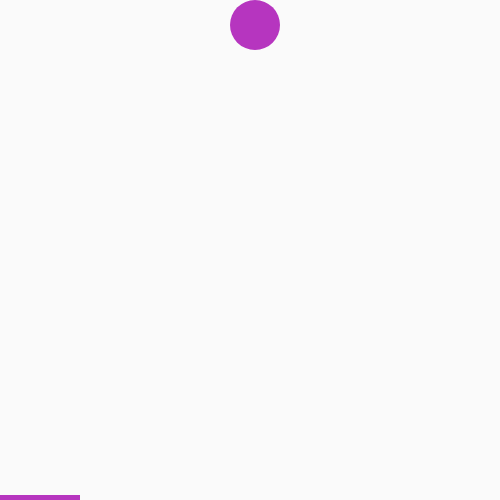
Frame 1 (no input)
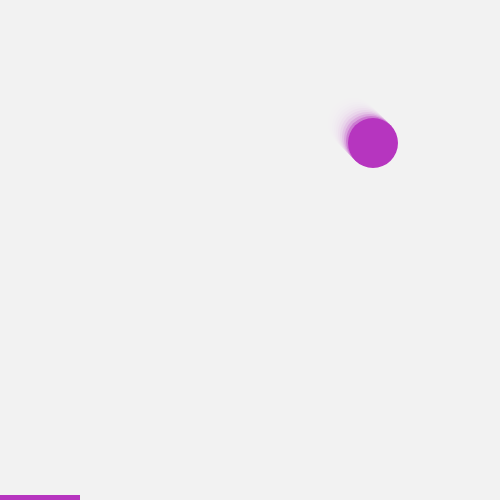
Frame 60 (no input)
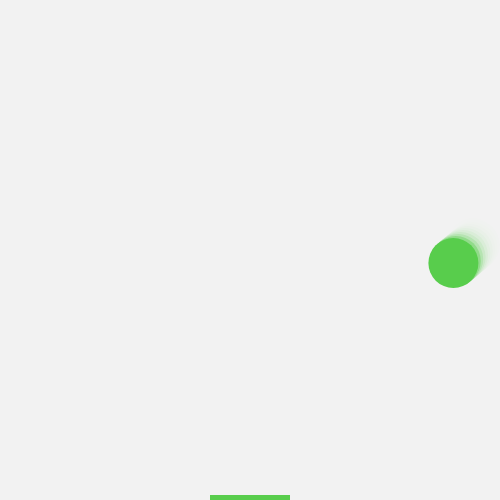
Frame 120 (the mouse pressed at the canvas centre since frame 60)

The p5.js sketch that drew these frames (run headless with seeded random() and noise() and a simulated clock; from frame 60 on, the mouse is pressed at the canvas centre):

// p5.js sketch
// ── sketch.js
//This is a simple one ball bousing program
//Following are the features:
//1.One ball bounces of left,top and right edges of canvas
//2.The ball does not bounce of the bottom edge automatically
//3.Ball bounces of the handle stuck to the bottom edge
//4. Ball speed increases after every reflection


var xpos = 255; // set position of ball x
var ypos = 25; // set position of ball y
var xspeed = 2; // set initial speed of ball
var yspeed = 2;// set initial speed of bally
var xposhand; // declare a position for the  paddel

function setup() {
    createCanvas(500, 500);
    noStroke();
    fill(random(255), random(255), random(255));
    rectMode(CENTER);
}

function draw() {
    background(240, 95);
    ellipse(xpos, ypos, 50, 50); //ball

    //making sure handle does not leave canvas area

    if (mouseX >= 40 && mouseX <= width - 40) {
        xposhand = mouseX;
    } else if (mouseX < 40) {
        xposhand = 40;
    } else if (mouseX > width - 40) {
        xposhand = width - 40;
    }
    rect(xposhand, height - 2.5, 80, 5);

    //Making the ball move
    xpos += xspeed;
    ypos += yspeed;

    //Making the ball bounce out of left,top and right edges
    if (xpos <= 25 || xpos >= width - 25) {
        if (xspeed < 10 && xspeed > -10) { //controlling the speed
            xspeed = xspeed * (-1.2);
        } else {
            xspeed = xspeed * (-1.01);
        }
    }
    if (ypos <= 25) {
        if (yspeed < 10 && yspeed > -10) {
            yspeed = yspeed * (-1.2);
        } else {
            yspeed = yspeed * (-1.01);
        }
    }
    //Making the ball bounce out of bottom handle
    if (ypos >= height - 25) {
        if (xpos <= xposhand + 65 && xpos >= xposhand - 65) {
            if (yspeed < 10 && yspeed > -10) {
                yspeed = yspeed * (-1.2);
            } else {
                yspeed = yspeed * (-1.01);
            }
        } else {
            textAlign(CENTER);
            textFont("Open Sans");
            textStyle(BOLD);
            text("GAME OVER", width / 2, height / 2);
            noLoop();
        }
    }
}

//Change the colors on a mouse press event
function mousePressed() {
    fill(random(255), random(255), random(255));
}
